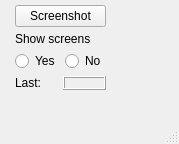
<?xml version="1.0" encoding="UTF-8"?>
<ui version="4.0">
 <class>MainWindow</class>
 <widget class="QMainWindow" name="MainWindow">
  <property name="windowModality">
   <enum>Qt::NonModal</enum>
  </property>
  <property name="enabled">
   <bool>true</bool>
  </property>
  <property name="geometry">
   <rect>
    <x>0</x>
    <y>0</y>
    <width>179</width>
    <height>144</height>
   </rect>
  </property>
  <property name="windowTitle">
   <string>Such_a_Smart_Tool</string>
  </property>
  <property name="windowIcon">
   <iconset>
    <normaloff>../../../../Downloads/console_icon_155941.ico</normaloff>../../../../Downloads/console_icon_155941.ico</iconset>
  </property>
  <widget class="QWidget" name="centralwidget">
   <widget class="QWidget" name="verticalLayoutWidget">
    <property name="geometry">
     <rect>
      <x>10</x>
      <y>0</y>
      <width>160</width>
      <height>101</height>
     </rect>
    </property>
    <layout class="QVBoxLayout" name="verticalLayout" stretch="0,0,0,0">
     <property name="spacing">
      <number>5</number>
     </property>
     <property name="sizeConstraint">
      <enum>QLayout::SetFixedSize</enum>
     </property>
     <property name="leftMargin">
      <number>5</number>
     </property>
     <property name="topMargin">
      <number>5</number>
     </property>
     <property name="rightMargin">
      <number>5</number>
     </property>
     <property name="bottomMargin">
      <number>5</number>
     </property>
     <item>
      <widget class="QPushButton" name="screenshotButton">
       <property name="focusPolicy">
        <enum>Qt::StrongFocus</enum>
       </property>
       <property name="text">
        <string>Screenshot</string>
       </property>
      </widget>
     </item>
     <item>
      <widget class="QLabel" name="showScreensLabel">
       <property name="text">
        <string>Show screens</string>
       </property>
      </widget>
     </item>
     <item>
      <layout class="QHBoxLayout" name="horizontalLayout_2">
       <item>
        <widget class="QRadioButton" name="yesButton">
         <property name="text">
          <string>Yes</string>
         </property>
        </widget>
       </item>
       <item>
        <widget class="QRadioButton" name="noButton">
         <property name="text">
          <string>No</string>
         </property>
        </widget>
       </item>
      </layout>
     </item>
     <item>
      <layout class="QHBoxLayout" name="horizontalLayout_3">
       <item>
        <widget class="QLabel" name="lastLabel">
         <property name="text">
          <string>Last:</string>
         </property>
        </widget>
       </item>
       <item>
        <widget class="QFrame" name="colorFrame">
         <property name="frameShape">
          <enum>QFrame::Box</enum>
         </property>
         <property name="frameShadow">
          <enum>QFrame::Raised</enum>
         </property>
        </widget>
       </item>
      </layout>
     </item>
    </layout>
   </widget>
  </widget>
  <widget class="QMenuBar" name="menubar">
   <property name="geometry">
    <rect>
     <x>0</x>
     <y>0</y>
     <width>179</width>
     <height>21</height>
    </rect>
   </property>
   <property name="focusPolicy">
    <enum>Qt::NoFocus</enum>
   </property>
  </widget>
  <widget class="QStatusBar" name="statusbar"/>
 </widget>
 <resources/>
 <connections/>
</ui>
